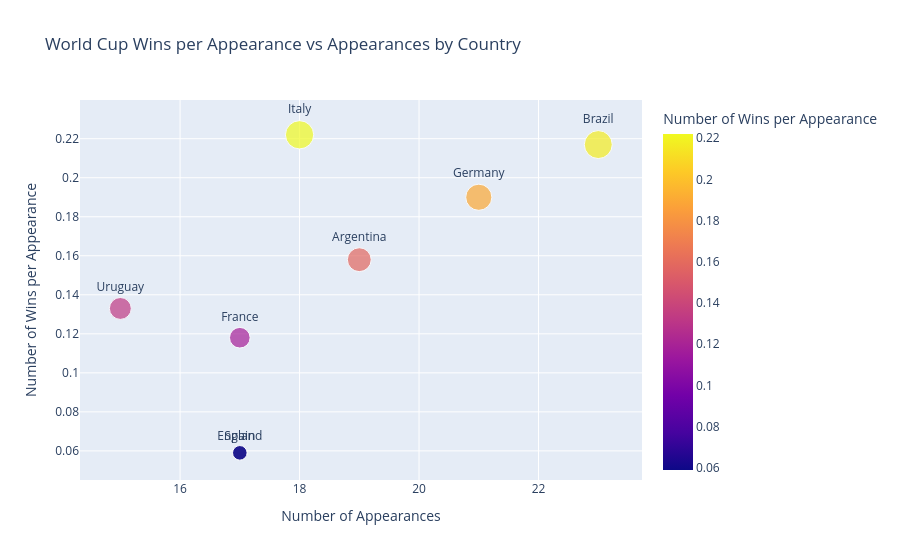
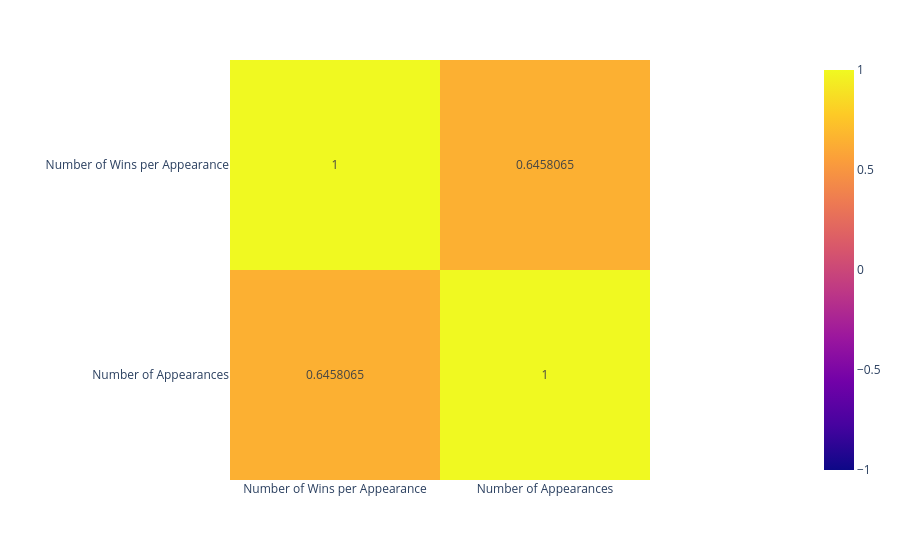

These figures' notebook cell, in order:
### Markdown cell above
##### Does the appearances align with the number of tournaments won, and therefore contribute to the team's success in the FIFA World Cup?
A ratio of `wins_per_appearance` will be calculated, since some teams have had more opportunity to win depending on how many appearances they have had. We want to purely investigate whether having more World Cup experience informs whether a team is likely to win the World Cup or not.

### Code cell
wins_vs_appearances = pd.merge(world_cup_wins.rename(columns={'champion':'team'}), world_cup_appearances, left_on='team', right_on='team', how='inner')

wins_vs_appearances['wins_per_appearance'] = round((wins_vs_appearances['Wins'] / wins_vs_appearances['appearances']),3)

# display(wins_vs_appearances)

wins_vs_appearances_plot = px.scatter(wins_vs_appearances[wins_vs_appearances['Wins'] > 0], x='appearances', y='wins_per_appearance', text='team', title='World Cup Wins per Appearance vs Appearances by Country', labels={'appearances': 'Number of Appearances', 'wins_per_appearance': 'Number of Wins per Appearance'}, color='wins_per_appearance', size='wins_per_appearance')

wins_vs_appearances_plot.update_traces(textposition='top center')

wins_vs_appearances_matrix = px.imshow(wins_vs_appearances[['wins_per_appearance', 'appearances']].rename(columns={'wins_per_appearance': 'Number of Wins per Appearance', 'appearances':'Number of Appearances'}).corr(), text_auto=True, zmin=-1, zmax=1)

wins_vs_appearances_plot.show()
wins_vs_appearances_matrix.show()

wins_vs_appearances_plot.write_html(f"{FINAL_PLOT_DIR}/wins_vs_appearances.html")
wins_vs_appearances_matrix.write_html(f"{FINAL_PLOT_DIR}/wins_vs_appearances_matrix.html")
# West Germany doesn't show any appearances due to being named Germany in the results dataset, despite having 3 wins

#TODO Wins covers 1930 - 2022, appearances covers 1930 - 2026. Need to correct the values based on this

### Figure 1 — Plotly figure (JSON) as saved in the notebook; plotly's stock layout.template omitted (floating-point values rounded to 4 significant figures)
{"data": [{"hovertemplate": "Number of Appearances=%{x}<br>Number of Wins per Appearance=%{marker.color}<br>team=%{text}<extra></extra>", "legendgroup": "", "marker": {"color": [0.217, 0.19, 0.222, 0.158, 0.133, 0.118, 0.059, 0.059], "coloraxis": "coloraxis", "size": [0.217, 0.19, 0.222, 0.158, 0.133, 0.118, 0.059, 0.059], "sizemode": "area", "sizeref": 0.000555, "symbol": "circle"}, "mode": "markers+text", "name": "", "orientation": "v", "showlegend": false, "text": ["Brazil", "Germany", "Italy", "Argentina", "Uruguay", "France", "England", "Spain"], "textposition": "top center", "type": "scatter", "x": [23, 21, 18, 19, 15, 17, 17, 17], "xaxis": "x", "y": [0.217, 0.19, 0.222, 0.158, 0.133, 0.118, 0.059, 0.059], "yaxis": "y"}], "layout": {"coloraxis": {"colorbar": {"title": {"text": "Number of Wins per Appearance"}}, "colorscale": [[0, "#0d0887"], [0.1111, "#46039f"], [0.2222, "#7201a8"], [0.3333, "#9c179e"], [0.4444, "#bd3786"], [0.5556, "#d8576b"], [0.6667, "#ed7953"], [0.7778, "#fb9f3a"], [0.8889, "#fdca26"], [1, "#f0f921"]]}, "legend": {"itemsizing": "constant", "tracegroupgap": 0}, "title": {"text": "World Cup Wins per Appearance vs Appearances by Country"}, "xaxis": {"anchor": "y", "domain": [0, 1], "title": {"text": "Number of Appearances"}}, "yaxis": {"anchor": "x", "domain": [0, 1], "title": {"text": "Number of Wins per Appearance"}}}}

### Figure 2 — Plotly figure (JSON) as saved in the notebook; plotly's stock layout.template omitted (floating-point values rounded to 4 significant figures)
{"data": [{"coloraxis": "coloraxis", "hovertemplate": "x: %{x}<br>y: %{y}<br>color: %{z}<extra></extra>", "name": "0", "texttemplate": "%{z}", "type": "heatmap", "x": ["Number of Wins per Appearance", "Number of Appearances"], "xaxis": "x", "y": ["Number of Wins per Appearance", "Number of Appearances"], "yaxis": "y", "z": [[1.0, 0.6458], [0.6458, 1.0]]}], "layout": {"coloraxis": {"cmax": 1, "cmin": -1, "colorscale": [[0, "#0d0887"], [0.1111, "#46039f"], [0.2222, "#7201a8"], [0.3333, "#9c179e"], [0.4444, "#bd3786"], [0.5556, "#d8576b"], [0.6667, "#ed7953"], [0.7778, "#fb9f3a"], [0.8889, "#fdca26"], [1, "#f0f921"]]}, "margin": {"t": 60}, "xaxis": {"anchor": "y", "constrain": "domain", "domain": [0, 1], "scaleanchor": "y"}, "yaxis": {"anchor": "x", "autorange": "reversed", "constrain": "domain", "domain": [0, 1]}}}
